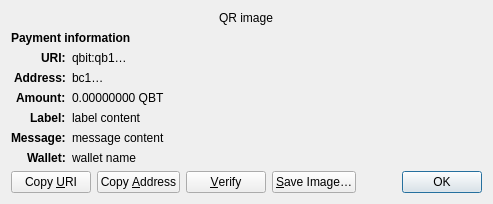
<?xml version="1.0" encoding="UTF-8"?>
<ui version="4.0">
 <class>ReceiveRequestDialog</class>
 <widget class="QDialog" name="ReceiveRequestDialog">
  <property name="geometry">
   <rect>
    <x>0</x>
    <y>0</y>
    <width>413</width>
    <height>229</height>
   </rect>
  </property>
  <property name="windowTitle">
   <string>Request payment to …</string>
  </property>
  <layout class="QGridLayout" name="gridLayout" columnstretch="0,1">
   <property name="sizeConstraint">
    <enum>QLayout::SetFixedSize</enum>
   </property>
   <item row="0" column="0" colspan="2" alignment="Qt::AlignHCenter">
    <widget class="QRImageWidget" name="qr_code">
     <property name="text">
      <string notr="true">QR image</string>
     </property>
     <property name="textInteractionFlags">
      <set>Qt::NoTextInteraction</set>
     </property>
    </widget>
   </item>
   <item row="1" column="0" colspan="2">
    <widget class="QLabel" name="payment_header">
     <property name="font">
      <font>
       <weight>75</weight>
       <bold>true</bold>
      </font>
     </property>
     <property name="text">
      <string>Payment information</string>
     </property>
     <property name="textInteractionFlags">
      <set>Qt::NoTextInteraction</set>
     </property>
    </widget>
   </item>
   <item row="2" column="0" alignment="Qt::AlignRight|Qt::AlignTop">
    <widget class="QLabel" name="uri_tag">
     <property name="font">
      <font>
       <weight>75</weight>
       <bold>true</bold>
      </font>
     </property>
     <property name="text">
      <string notr="true">URI:</string>
     </property>
     <property name="textFormat">
      <enum>Qt::PlainText</enum>
     </property>
     <property name="textInteractionFlags">
      <set>Qt::NoTextInteraction</set>
     </property>
    </widget>
   </item>
   <item row="2" column="1" alignment="Qt::AlignTop">
    <widget class="QLabel" name="uri_content">
     <property name="text">
      <string notr="true">qbit:qb1…</string>
     </property>
     <property name="textFormat">
      <enum>Qt::RichText</enum>
     </property>
     <property name="wordWrap">
      <bool>true</bool>
     </property>
     <property name="textInteractionFlags">
      <set>Qt::TextSelectableByMouse</set>
     </property>
    </widget>
   </item>
   <item row="3" column="0" alignment="Qt::AlignRight|Qt::AlignTop">
    <widget class="QLabel" name="address_tag">
     <property name="font">
      <font>
       <weight>75</weight>
       <bold>true</bold>
      </font>
     </property>
     <property name="text">
      <string>Address:</string>
     </property>
     <property name="textInteractionFlags">
      <set>Qt::NoTextInteraction</set>
     </property>
    </widget>
   </item>
   <item row="3" column="1" alignment="Qt::AlignTop">
    <widget class="QLabel" name="address_content">
     <property name="text">
      <string notr="true">bc1…</string>
     </property>
     <property name="textFormat">
      <enum>Qt::PlainText</enum>
     </property>
     <property name="textInteractionFlags">
      <set>Qt::TextSelectableByMouse</set>
     </property>
    </widget>
   </item>
   <item row="4" column="0" alignment="Qt::AlignRight|Qt::AlignTop">
    <widget class="QLabel" name="amount_tag">
     <property name="font">
      <font>
       <weight>75</weight>
       <bold>true</bold>
      </font>
     </property>
     <property name="text">
      <string>Amount:</string>
     </property>
     <property name="textInteractionFlags">
      <set>Qt::NoTextInteraction</set>
     </property>
    </widget>
   </item>
   <item row="4" column="1" alignment="Qt::AlignTop">
    <widget class="QLabel" name="amount_content">
     <property name="text">
      <string notr="true">0.00000000 QBT</string>
     </property>
     <property name="textFormat">
      <enum>Qt::PlainText</enum>
     </property>
     <property name="textInteractionFlags">
      <set>Qt::TextSelectableByMouse</set>
     </property>
    </widget>
   </item>
   <item row="5" column="0" alignment="Qt::AlignRight|Qt::AlignTop">
    <widget class="QLabel" name="label_tag">
     <property name="font">
      <font>
       <weight>75</weight>
       <bold>true</bold>
      </font>
     </property>
     <property name="text">
      <string>Label:</string>
     </property>
     <property name="textInteractionFlags">
      <set>Qt::NoTextInteraction</set>
     </property>
    </widget>
   </item>
   <item row="5" column="1" alignment="Qt::AlignTop">
    <widget class="QLabel" name="label_content">
     <property name="text">
      <string notr="true">label content</string>
     </property>
     <property name="textFormat">
      <enum>Qt::PlainText</enum>
     </property>
     <property name="wordWrap">
      <bool>true</bool>
     </property>
     <property name="textInteractionFlags">
      <set>Qt::TextSelectableByMouse</set>
     </property>
    </widget>
   </item>
   <item row="6" column="0" alignment="Qt::AlignRight|Qt::AlignTop">
    <widget class="QLabel" name="message_tag">
     <property name="font">
      <font>
       <weight>75</weight>
       <bold>true</bold>
      </font>
     </property>
     <property name="text">
      <string>Message:</string>
     </property>
     <property name="textInteractionFlags">
      <set>Qt::NoTextInteraction</set>
     </property>
    </widget>
   </item>
   <item row="6" column="1" alignment="Qt::AlignTop">
    <widget class="QLabel" name="message_content">
     <property name="text">
      <string notr="true">message content</string>
     </property>
     <property name="textFormat">
      <enum>Qt::PlainText</enum>
     </property>
     <property name="wordWrap">
      <bool>true</bool>
     </property>
     <property name="textInteractionFlags">
      <set>Qt::TextSelectableByMouse</set>
     </property>
    </widget>
   </item>
   <item row="7" column="0" alignment="Qt::AlignRight|Qt::AlignTop">
    <widget class="QLabel" name="wallet_tag">
     <property name="font">
      <font>
       <weight>75</weight>
       <bold>true</bold>
      </font>
     </property>
     <property name="text">
      <string>Wallet:</string>
     </property>
     <property name="textInteractionFlags">
      <set>Qt::NoTextInteraction</set>
     </property>
    </widget>
   </item>
   <item row="7" column="1" alignment="Qt::AlignTop">
    <widget class="QLabel" name="wallet_content">
     <property name="text">
      <string notr="true">wallet name</string>
     </property>
     <property name="textFormat">
      <enum>Qt::PlainText</enum>
     </property>
     <property name="wordWrap">
      <bool>true</bool>
     </property>
     <property name="textInteractionFlags">
      <set>Qt::TextSelectableByMouse</set>
     </property>
    </widget>
   </item>
   <item row="8" column="0" colspan="2">
    <layout class="QHBoxLayout" name="horizontalLayout">
     <item>
      <widget class="QPushButton" name="btnCopyURI">
       <property name="text">
        <string>Copy &amp;URI</string>
       </property>
       <property name="autoDefault">
        <bool>false</bool>
       </property>
      </widget>
     </item>
     <item>
      <widget class="QPushButton" name="btnCopyAddress">
       <property name="text">
        <string>Copy &amp;Address</string>
       </property>
       <property name="autoDefault">
        <bool>false</bool>
       </property>
      </widget>
     </item>
     <item>
      <widget class="QPushButton" name="btnVerify">
       <property name="text">
        <string>&amp;Verify</string>
       </property>
       <property name="toolTip">
        <string>Verify this address on e.g. a hardware wallet screen</string>
       </property>
       <property name="autoDefault">
        <bool>false</bool>
       </property>
      </widget>
     </item>
     <item>
      <widget class="QPushButton" name="btnSaveAs">
       <property name="text">
        <string>&amp;Save Image…</string>
       </property>
       <property name="autoDefault">
        <bool>false</bool>
       </property>
      </widget>
     </item>
     <item>
      <spacer name="horizontalSpacer_2">
       <property name="orientation">
        <enum>Qt::Horizontal</enum>
       </property>
       <property name="sizeHint" stdset="0">
        <size>
         <width>40</width>
         <height>20</height>
        </size>
       </property>
      </spacer>
     </item>
     <item>
      <widget class="QDialogButtonBox" name="buttonBox">
       <property name="focusPolicy">
        <enum>Qt::StrongFocus</enum>
       </property>
       <property name="standardButtons">
        <set>QDialogButtonBox::Ok</set>
       </property>
      </widget>
     </item>
    </layout>
   </item>
  </layout>
 </widget>
 <customwidgets>
  <customwidget>
   <class>QRImageWidget</class>
   <extends>QLabel</extends>
   <header>qt/qrimagewidget.h</header>
  </customwidget>
 </customwidgets>
 <tabstops>
  <tabstop>buttonBox</tabstop>
  <tabstop>btnCopyURI</tabstop>
  <tabstop>btnCopyAddress</tabstop>
  <tabstop>btnSaveAs</tabstop>
 </tabstops>
 <resources/>
 <connections>
  <connection>
   <sender>buttonBox</sender>
   <signal>accepted()</signal>
   <receiver>ReceiveRequestDialog</receiver>
   <slot>accept()</slot>
   <hints>
    <hint type="sourcelabel">
     <x>135</x>
     <y>230</y>
    </hint>
    <hint type="destinationlabel">
     <x>135</x>
     <y>126</y>
    </hint>
   </hints>
  </connection>
 </connections>
</ui>
